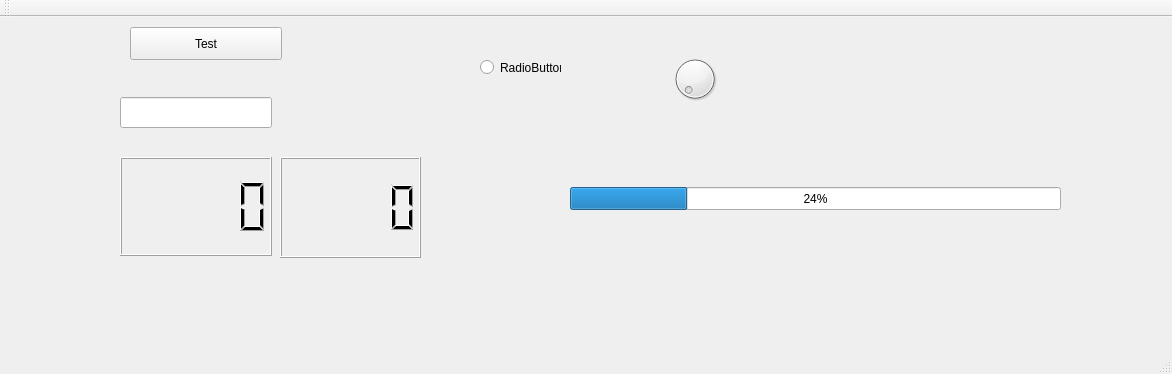
<?xml version="1.0" encoding="UTF-8"?>
<ui version="4.0">
 <class>MainWindow</class>
 <widget class="QMainWindow" name="MainWindow">
  <property name="geometry">
   <rect>
    <x>0</x>
    <y>0</y>
    <width>1172</width>
    <height>374</height>
   </rect>
  </property>
  <property name="windowTitle">
   <string>MainWindow</string>
  </property>
  <widget class="QWidget" name="centralWidget">
   <widget class="QPushButton" name="pushButton">
    <property name="geometry">
     <rect>
      <x>130</x>
      <y>10</y>
      <width>152</width>
      <height>33</height>
     </rect>
    </property>
    <property name="text">
     <string>Test</string>
    </property>
   </widget>
   <widget class="QLineEdit" name="lineEdit">
    <property name="geometry">
     <rect>
      <x>120</x>
      <y>80</y>
      <width>152</width>
      <height>31</height>
     </rect>
    </property>
   </widget>
   <widget class="QLCDNumber" name="lcdNumber">
    <property name="geometry">
     <rect>
      <x>120</x>
      <y>140</y>
      <width>152</width>
      <height>99</height>
     </rect>
    </property>
   </widget>
   <widget class="QRadioButton" name="radioButton">
    <property name="geometry">
     <rect>
      <x>480</x>
      <y>10</y>
      <width>81</width>
      <height>81</height>
     </rect>
    </property>
    <property name="text">
     <string>RadioButton</string>
    </property>
   </widget>
   <widget class="QDial" name="dial">
    <property name="geometry">
     <rect>
      <x>670</x>
      <y>30</y>
      <width>50</width>
      <height>64</height>
     </rect>
    </property>
   </widget>
   <widget class="QProgressBar" name="progressBar">
    <property name="geometry">
     <rect>
      <x>570</x>
      <y>170</y>
      <width>491</width>
      <height>23</height>
     </rect>
    </property>
    <property name="value">
     <number>24</number>
    </property>
   </widget>
   <widget class="QLCDNumber" name="lcdNumber_2">
    <property name="geometry">
     <rect>
      <x>280</x>
      <y>140</y>
      <width>141</width>
      <height>101</height>
     </rect>
    </property>
   </widget>
  </widget>
  <widget class="QMenuBar" name="menuBar">
   <property name="geometry">
    <rect>
     <x>0</x>
     <y>0</y>
     <width>1172</width>
     <height>29</height>
    </rect>
   </property>
  </widget>
  <widget class="QToolBar" name="mainToolBar">
   <attribute name="toolBarArea">
    <enum>TopToolBarArea</enum>
   </attribute>
   <attribute name="toolBarBreak">
    <bool>false</bool>
   </attribute>
  </widget>
  <widget class="QStatusBar" name="statusBar"/>
 </widget>
 <layoutdefault spacing="6" margin="11"/>
 <resources/>
 <connections>
  <connection>
   <sender>lineEdit</sender>
   <signal>textChanged(QString)</signal>
   <receiver>lcdNumber</receiver>
   <slot>display(QString)</slot>
   <hints>
    <hint type="sourcelabel">
     <x>210</x>
     <y>134</y>
    </hint>
    <hint type="destinationlabel">
     <x>214</x>
     <y>203</y>
    </hint>
   </hints>
  </connection>
  <connection>
   <sender>lineEdit</sender>
   <signal>textChanged(QString)</signal>
   <receiver>lcdNumber_2</receiver>
   <slot>display(QString)</slot>
   <hints>
    <hint type="sourcelabel">
     <x>259</x>
     <y>133</y>
    </hint>
    <hint type="destinationlabel">
     <x>372</x>
     <y>187</y>
    </hint>
   </hints>
  </connection>
 </connections>
</ui>
